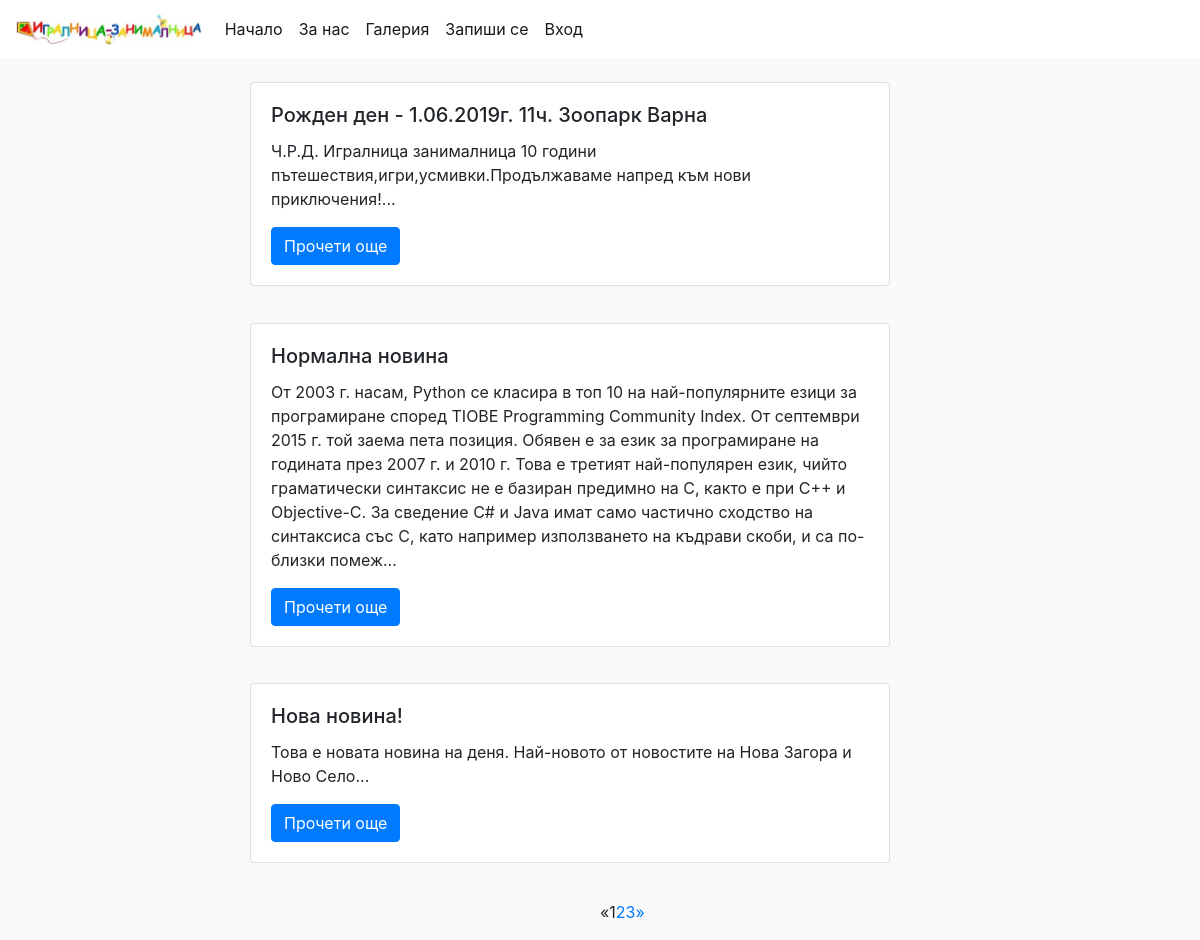
Before: / with the older database file.
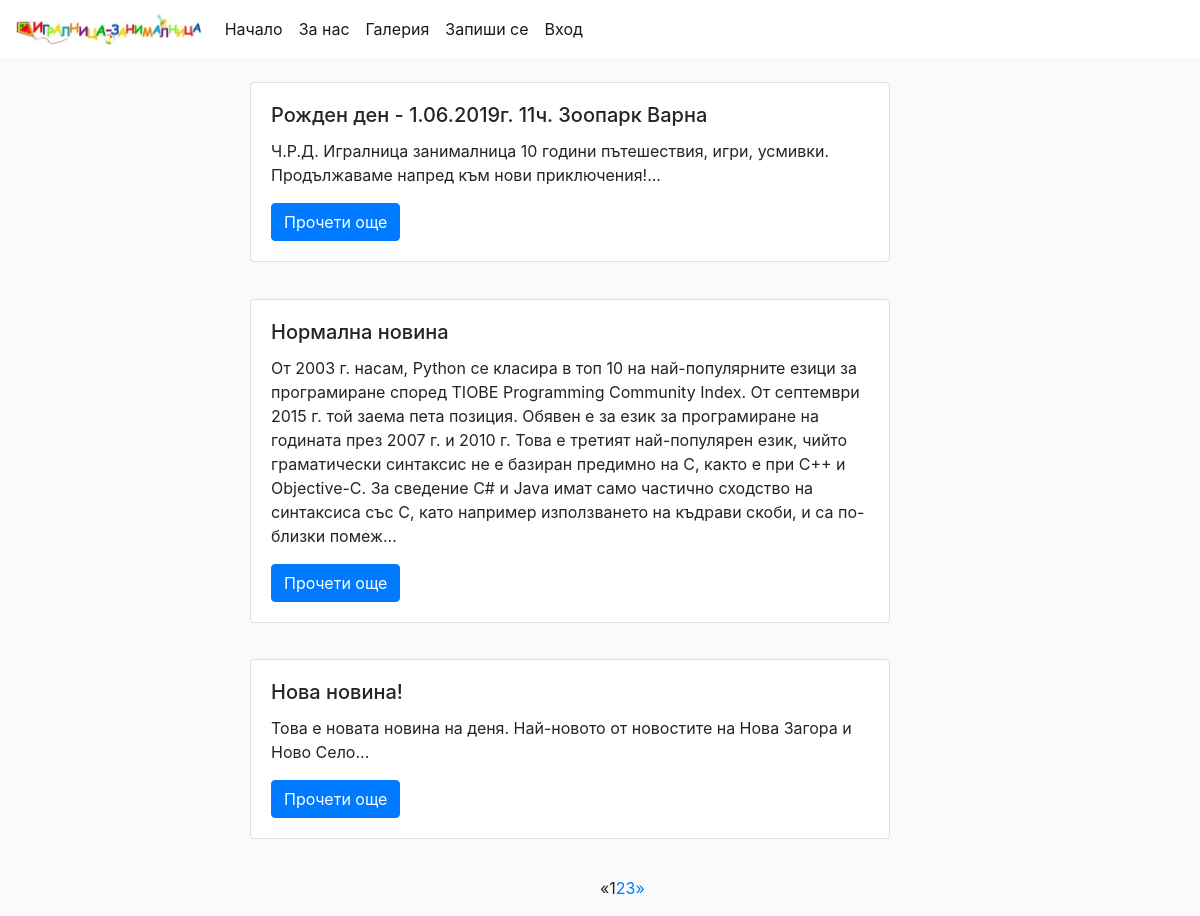
After: the same page with the newer database file.
### news/models.py (models this page shows, shortened)
class Post(models.Model):
    title = models.CharField('заглавие', max_length=50, default='No title')
    pub_date = models.DateField('дата на публикуване', auto_now_add=True)
    content = models.TextField('съдържание', default='No content')
    class Meta:
        verbose_name = 'публикация'
        verbose_name_plural = 'публикации'
    def short_content(self):
        return f"{self.content:.500}..."

### news/views.py (the view)
# urls.py: urlpatterns = [path('', views.NewsList.as_view(), name='index'),
class NewsList(ListView):
    model = Post
    template_name = 'news-list.html'
    context_object_name = 'posts'
    paginate_by = 3
    def get_queryset(self):
        return Post.objects.all().order_by('-pub_date', '-pk')

### news/templates/news-list.html (shortened to what this page needs)
{% extends 'index.html' %}
{% block body %}
    <div class="row">
        <div class="col-lg-2"></div>
            <div class="col-lg-8">
            {% for post in posts %}
                <div class="container" style="margin-bottom: 5%">
                    <div class="card" style="width: 40rem;">
                        <div class="card-body" style="border: 5%">
                            <h5 class="card-title">{{post.title}}</h5>
                                <p class="card-text">{{post.short_content}}</p>
                                <a href="{% url 'details' post.id %}" class="btn btn-primary">Прочети още</a>
                        </div>
                    </div>
                </div>
        {% endfor %}
                </div>
        <div class="col-lg-2"></div>
{% include 'pages.html' %}
    </div>
{% endblock %}

Changed rows visible on the page:
changed Post "Рожден ден - 1.06.2019г. 11ч. Зоопарк Варна": short_content "Ч.Р.Д. Игралница занималница 10 години пътешествия,игри,усмивки.Продължаваме напред към нови приключения!..." → "Ч.Р.Д. Игралница занималница 10 години пътешествия, игри, усмивки. Продължаваме напред към нови приключения!..."
